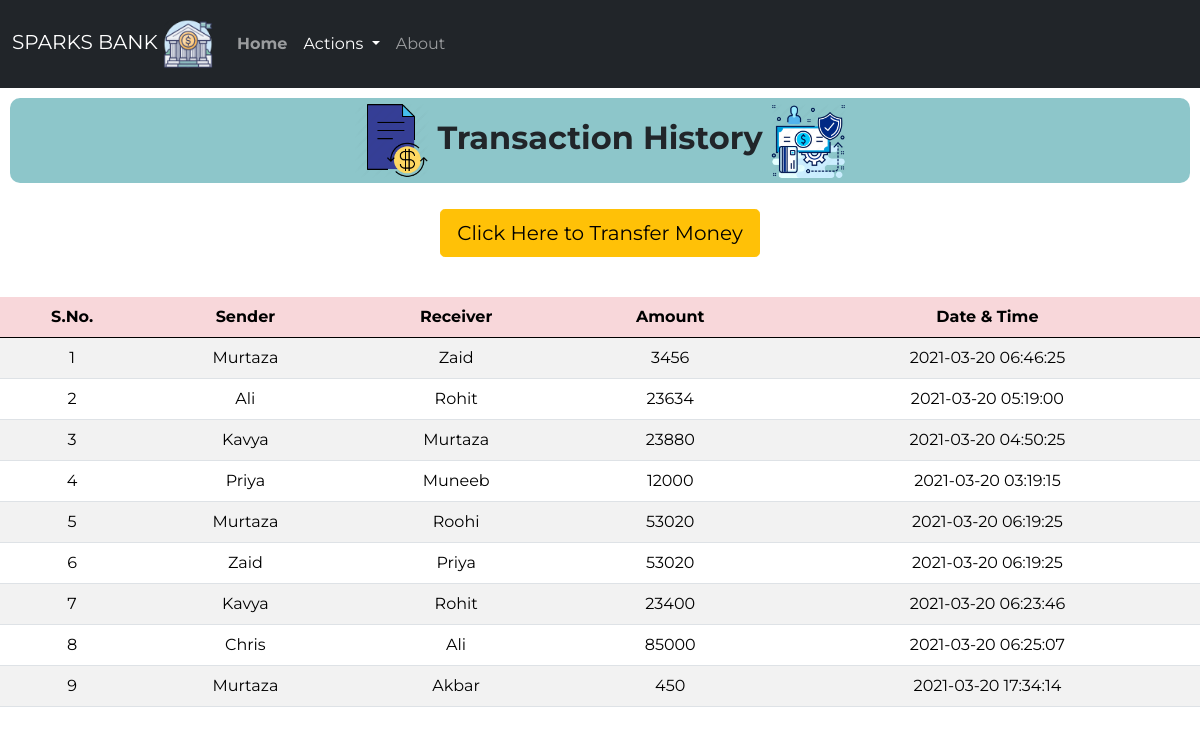
The page /history.php on the database its author committed.
### tables this page shows
CREATE TABLE `transaction` (
  `sno` int(3) NOT NULL,
  `sender` text NOT NULL,
  `receiver` text NOT NULL,
  `balance` int(8) NOT NULL,
  `datetime` datetime NOT NULL DEFAULT current_timestamp()
);

### history.php (the view, shortened to what this page needs)
<!doctype html>
<html lang="en">
<head>
    <link href="https://cdn.jsdelivr.net/npm/bootstrap@5.0.0-beta1/dist/css/bootstrap.min.css" rel="stylesheet"
>
    <link rel="stylesheet" href="css/style3.css">
</head>
<body>
    <nav class="navbar py-2 navbar-expand-lg navbar-dark bg-dark">
        <div class="container-fluid">
        <a class="navbar-brand" href="#">SPARKS BANK <img src="logos/logo.webp" alt="Bank" width="50" height="50"></a>
            <div class="collapse navbar-collapse" id="navbarSupportedContent">
                <ul class="navbar-nav me-auto mb-8 mb-lg-0">
                    <li class="nav-item py-3">
                        <a class="nav-link" aria-current="page" href="index.php"><strong>Home</strong></a>
                    </li>
                    <li class="nav-item dropdown py-3">
                        <a class="nav-link dropdown-toggle active" href="#" id="navbarDropdown" role="button"
                            data-bs-toggle="dropdown" aria-expanded="false">
                            Actions
                        </a>
                    </li>
                    <li class="nav-item py-3">
                        <a class="nav-link" href="index.php">About</a>
                    </li>
                </ul>
            </div>
        </div>
    </nav>
<class class="welcome">
        <h2>
            <img src="logos/t1.png" alt="Bank" width="75" height="75" style="font-weight: bold;"> <strong>Transaction History</strong> <img
                src="logos/t2.webp" alt="Bank" width="75" height="75">
        </h2>
    </class>
<div class="d-grip gap-2 col-6 mx-auto text-center p-3 mb-2">
    <a href="money.php"><button type="button" class="btn btn-warning btn-lg mb-3">Click Here to Transfer Money</button></a>
</div>
       <div class="table-responsive-sm">
    <table class="table table-hover table-striped">
        <thead style="color : black;" class="table-danger">
            <tr>
                <th class="text-center">S.No.</th>
                <th class="text-center">Sender</th>
                <th class="text-center">Receiver</th>
                <th class="text-center">Amount</th>
                <th class="text-center">Date & Time</th>
            </tr>
        </thead>
        <tbody>
        <?php
include 'connect.php';
$sql ="SELECT * FROM transaction";
$query =mysqli_query($conn, $sql);
while($rows = mysqli_fetch_assoc($query))
{
?>
<tr style="color : black;">
            <td class="text-center py-2"><?php echo $rows['sno']; ?></td>
            <td class="text-center py-2"><?php echo $rows['sender']; ?></td>
            <td class="text-center py-2"><?php echo $rows['receiver']; ?></td>
            <td class="text-center py-2"><?php echo $rows['balance']; ?> </td>
            <td class="text-center py-2"><?php echo $rows['datetime']; ?> </td>
        <?php
}
        ?>
        </tbody>
    </table>
    </div>
</body>
</html>

### css/style3.css (style rules this page uses)
* { font-family: 'Montserrat', sans-serif; }
.welcome h2 { margin: 10px; padding: 5px; text-align: center; background-color:rgba(141, 198, 202, 0.993) ; border-radius: 10px; }

### rows shown on the page
transaction: sno "1", sender "Murtaza", receiver "Zaid", balance "3456", datetime "2021-03-20 06:46:25"
transaction: sno "2", sender "Ali", receiver "Rohit", balance "23634", datetime "2021-03-20 05:19:00"
transaction: sno "3", sender "Kavya", receiver "Murtaza", balance "23880", datetime "2021-03-20 04:50:25"
transaction: sno "4", sender "Priya", receiver "Muneeb", balance "12000", datetime "2021-03-20 03:19:15"
transaction: sno "5", sender "Murtaza", receiver "Roohi", balance "53020", datetime "2021-03-20 06:19:25"
transaction: sno "6", sender "Zaid", receiver "Priya", balance "53020", datetime "2021-03-20 06:19:25"
transaction: sno "7", sender "Kavya", receiver "Rohit", balance "23400", datetime "2021-03-20 06:23:46"
transaction: sno "8", sender "Chris", receiver "Ali", balance "85000", datetime "2021-03-20 06:25:07"
transaction: sno "9", sender "Murtaza", receiver "Akbar", balance "450", datetime "2021-03-20 17:34:14"
